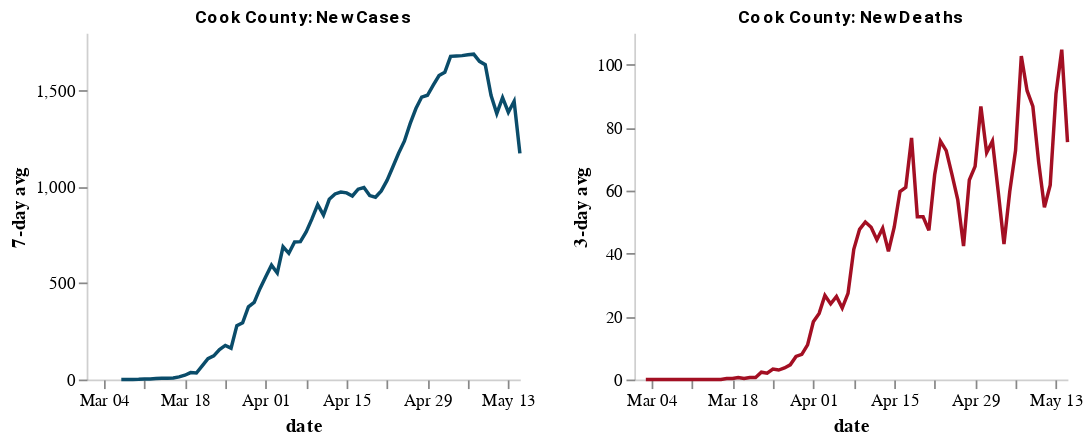

The code cell stored with this chart in its notebook:
### Markdown cell above
## County indicators for cases and deaths
* Uses the `case_indicators_county` function within `utils`
* 7-day rolling average shown for new cases
* 3-day rolling average shown for new deaths 

The function takes `COUNTY INFORMATION` and `START_DATE` as strings, and returns the charts and the dataframe used to create the chart.

`COUNTY_INFORMATION` takes form of {COUNTY_NAME, STATE_NAME} or {5-digit county FIPS code}:
* {COUNTY_NAME}: with our without " County" e.g. "Alameda County" or "Alameda"
* {STATE_NAME}: full state name or state abbreviation e.g. "California" or "CA"
* {5-DIGIT COUNTY FIPS CODE}: a [list of county FIPS found here.](https://www.nrcs.usda.gov/wps/portal/nrcs/detail/national/home/?cid=nrcs143_013697) e.g. "06075" for San Francisco

`START_DATE` takes form of M/D/YY
* M: 1-12
* D: 1-31
* YY: last 2 digits of year

### Code cell
cook = utils.case_indicators_county("Cook, Illinois", "3/1/20")
cook.head()

### Figure 1 — Vega-Lite specification as saved in the notebook (floating-point values rounded to 4 significant figures)
{"config": {"view": {"continuousWidth": 400, "continuousHeight": 300, "strokeOpacity": 0}, "axis": {"domainOpacity": 0.4, "gridOpacity": 0}, "title": {"anchor": "middle", "color": "black", "font": "Roboto", "fontSize": 10}}, "hconcat": [{"mark": "line", "encoding": {"color": {"value": "#0A4C6A"}, "x": {"type": "temporal", "field": "date", "timeUnit": "monthdate", "title": "date"}, "y": {"type": "quantitative", "field": "cases_avg7", "title": "7-day avg"}}, "height": 200, "title": "Cook County: New Cases", "width": 250}, {"mark": "line", "encoding": {"color": {"value": "#A30F23"}, "x": {"type": "temporal", "field": "date", "timeUnit": "monthdate", "title": "date"}, "y": {"type": "quantitative", "field": "deaths_avg3", "title": "3-day avg"}}, "height": 200, "title": "Cook County: New Deaths", "width": 250}], "data": {"name": "data-c464420ec74026609d08b988ae051602"}, "$schema": "https://vega.github.io/schema/vega-lite/v4.0.2.json", "datasets": {"data-c464420ec74026609d08b988ae051602": [{"county": "Cook", "state": "Illinois", "state_abbrev": "IL", "fips": "17031", "date": "2020-03-01T08:00:00+00:00", "Lat": 41.84, "Lon": -87.82, "cases": 3, "deaths": 0.0, "new_cases": 1, "new_deaths": 0.0, "cases_avg7": null, "deaths_avg3": null, "deaths_avg7": null}, {"county": "Cook", "state": "Illinois", "state_abbrev": "IL", "fips": "17031", "date": "2020-03-02T08:00:00+00:00", "Lat": 41.84, "Lon": -87.82, "cases": 4, "deaths": 0.0, "new_cases": 1, "new_deaths": 0.0, "cases_avg7": null, "deaths_avg3": null, "deaths_avg7": null}, {"county": "Cook", "state": "Illinois", "state_abbrev": "IL", "fips": "17031", "date": "2020-03-03T08:00:00+00:00", "Lat": 41.84, "Lon": -87.82, "cases": 4, "deaths": 0.0, "new_cases": 0, "new_deaths": 0.0, "cases_avg7": null, "deaths_avg3": 0.0, "deaths_avg7": null}, {"county": "Cook", "state": "Illinois", "state_abbrev": "IL", "fips": "17031", "date": "2020-03-04T08:00:00+00:00", "Lat": 41.84, "Lon": -87.82, "cases": 4, "deaths": 0.0, "new_cases": 0, "new_deaths": 0.0, "cases_avg7": null, "deaths_avg3": 0.0, "deaths_avg7": null}, {"county": "Cook", "state": "Illinois", "state_abbrev": "IL", "fips": "17031", "date": "2020-03-05T08:00:00+00:00", "Lat": 41.84, "Lon": -87.82, "cases": 5, "deaths": 0.0, "new_cases": 1, "new_deaths": 0.0, "cases_avg7": null, "deaths_avg3": 0.0, "deaths_avg7": null}, {"county": "Cook", "state": "Illinois", "state_abbrev": "IL", "fips": "17031", "date": "2020-03-06T08:00:00+00:00", "Lat": 41.84, "Lon": -87.82, "cases": 5, "deaths": 0.0, "new_cases": 0, "new_deaths": 0.0, "cases_avg7": null, "deaths_avg3": 0.0, "deaths_avg7": null}, {"county": "Cook", "state": "Illinois", "state_abbrev": "IL", "fips": "17031", "date": "2020-03-07T08:00:00+00:00", "Lat": 41.84, "Lon": -87.82, "cases": 6, "deaths": 0.0, "new_cases": 1, "new_deaths": 0.0, "cases_avg7": 0.5714, "deaths_avg3": 0.0, "deaths_avg7": 0.0}, {"county": "Cook", "state": "Illinois", "state_abbrev": "IL", "fips": "17031", "date": "2020-03-08T08:00:00+00:00", "Lat": 41.84, "Lon": -87.82, "cases": 7, "deaths": 0.0, "new_cases": 1, "new_deaths": 0.0, "cases_avg7": 0.5714, "deaths_avg3": 0.0, "deaths_avg7": 0.0}, {"county": "Cook", "state": "Illinois", "state_abbrev": "IL", "fips": "17031", "date": "2020-03-09T07:00:00+00:00", "Lat": 41.84, "Lon": -87.82, "cases": 7, "deaths": 0.0, "new_cases": 0, "new_deaths": 0.0, "cases_avg7": 0.4286, "deaths_avg3": 0.0, "deaths_avg7": 0.0}, {"county": "Cook", "state": "Illinois", "state_abbrev": "IL", "fips": "17031", "date": "2020-03-10T07:00:00+00:00", "Lat": 41.84, "Lon": -87.82, "cases": 11, "deaths": 0.0, "new_cases": 4, "new_deaths": 0.0, "cases_avg7": 1.0, "deaths_avg3": 0.0, "deaths_avg7": 0.0}, {"county": "Cook", "state": "Illinois", "state_abbrev": "IL", "fips": "17031", "date": "2020-03-11T07:00:00+00:00", "Lat": 41.84, "Lon": -87.82, "cases": 22, "deaths": 0.0, "new_cases": 11, "new_deaths": 0.0, "cases_avg7": 2.571, "deaths_avg3": 0.0, "deaths_avg7": 0.0}, {"county": "Cook", "state": "Illinois", "state_abbrev": "IL", "fips": "17031", "date": "2020-03-12T07:00:00+00:00", "Lat": 41.84, "Lon": -87.82, "cases": 27, "deaths": 0.0, "new_cases": 5, "new_deaths": 0.0, "cases_avg7": 3.143, "deaths_avg3": 0.0, "deaths_avg7": 0.0}, {"county": "Cook", "state": "Illinois", "state_abbrev": "IL", "fips": "17031", "date": "2020-03-13T07:00:00+00:00", "Lat": 41.84, "Lon": -87.82, "cases": 40, "deaths": 0.0, "new_cases": 13, "new_deaths": 0.0, "cases_avg7": 5.0, "deaths_avg3": 0.0, "deaths_avg7": 0.0}, {"county": "Cook", "state": "Illinois", "state_abbrev": "IL", "fips": "17031", "date": "2020-03-14T07:00:00+00:00", "Lat": 41.84, "Lon": -87.82, "cases": 50, "deaths": 0.0, "new_cases": 10, "new_deaths": 0.0, "cases_avg7": 6.286, "deaths_avg3": 0.0, "deaths_avg7": 0.0}, {"county": "Cook", "state": "Illinois", "state_abbrev": "IL", "fips": "17031", "date": "2020-03-15T07:00:00+00:00", "Lat": 41.84, "Lon": -87.82, "cases": 50, "deaths": 0.0, "new_cases": 0, "new_deaths": 0.0, "cases_avg7": 6.143, "deaths_avg3": 0.0, "deaths_avg7": 0.0}, {"county": "Cook", "state": "Illinois", "state_abbrev": "IL", "fips": "17031", "date": "2020-03-16T07:00:00+00:00", "Lat": 41.84, "Lon": -87.82, "cases": 62, "deaths": 0.0, "new_cases": 12, "new_deaths": 0.0, "cases_avg7": 7.857, "deaths_avg3": 0.0, "deaths_avg7": 0.0}, {"county": "Cook", "state": "Illinois", "state_abbrev": "IL", "fips": "17031", "date": "2020-03-17T07:00:00+00:00", "Lat": 41.84, "Lon": -87.82, "cases": 107, "deaths": 1.0, "new_cases": 45, "new_deaths": 1.0, "cases_avg7": 13.71, "deaths_avg3": 0.3333, "deaths_avg7": 0.1429}, {"county": "Cook", "state": "Illinois", "state_abbrev": "IL", "fips": "17031", "date": "2020-03-18T07:00:00+00:00", "Lat": 41.84, "Lon": -87.82, "cases": 178, "deaths": 1.0, "new_cases": 71, "new_deaths": 0.0, "cases_avg7": 22.29, "deaths_avg3": 0.3333, "deaths_avg7": 0.1429}, {"county": "Cook", "state": "Illinois", "state_abbrev": "IL", "fips": "17031", "date": "2020-03-19T07:00:00+00:00", "Lat": 41.84, "Lon": -87.82, "cases": 278, "deaths": 2.0, "new_cases": 100, "new_deaths": 1.0, "cases_avg7": 35.86, "deaths_avg3": 0.6667, "deaths_avg7": 0.2857}, {"county": "Cook", "state": "Illinois", "state_abbrev": "IL", "fips": "17031", "date": "2020-03-20T07:00:00+00:00", "Lat": 41.84, "Lon": -87.82, "cases": 278, "deaths": 2.0, "new_cases": 0, "new_deaths": 0.0, "cases_avg7": 34.0, "deaths_avg3": 0.3333, "deaths_avg7": 0.2857}, {"county": "Cook", "state": "Illinois", "state_abbrev": "IL", "fips": "17031", "date": "2020-03-21T07:00:00+00:00", "Lat": 41.84, "Lon": -87.82, "cases": 548, "deaths": 3.0, "new_cases": 270, "new_deaths": 1.0, "cases_avg7": 71.14, "deaths_avg3": 0.6667, "deaths_avg7": 0.4286}, {"county": "Cook", "state": "Illinois", "state_abbrev": "IL", "fips": "17031", "date": "2020-03-22T07:00:00+00:00", "Lat": 41.84, "Lon": -87.82, "cases": 805, "deaths": 4.0, "new_cases": 257, "new_deaths": 1.0, "cases_avg7": 107.9, "deaths_avg3": 0.6667, "deaths_avg7": 0.5714}, {"county": "Cook", "state": "Illinois", "state_abbrev": "IL", "fips": "17031", "date": "2020-03-23T07:00:00+00:00", "Lat": 41.84, "Lon": -87.82, "cases": 922, "deaths": 9.0, "new_cases": 117, "new_deaths": 5.0, "cases_avg7": 122.9, "deaths_avg3": 2.333, "deaths_avg7": 1.286}, {"county": "Cook", "state": "Illinois", "state_abbrev": "IL", "fips": "17031", "date": "2020-03-24T07:00:00+00:00", "Lat": 41.84, "Lon": -87.82, "cases": 1194, "deaths": 9.0, "new_cases": 272, "new_deaths": 0.0, "cases_avg7": 155.3, "deaths_avg3": 2.0, "deaths_avg7": 1.143}, {"county": "Cook", "state": "Illinois", "state_abbrev": "IL", "fips": "17031", "date": "2020-03-25T07:00:00+00:00", "Lat": 41.84, "Lon": -87.82, "cases": 1418, "deaths": 14.0, "new_cases": 224, "new_deaths": 5.0, "cases_avg7": 177.1, "deaths_avg3": 3.333, "deaths_avg7": 1.857}, {"county": "Cook", "state": "Illinois", "state_abbrev": "IL", "fips": "17031", "date": "2020-03-26T07:00:00+00:00", "Lat": 41.84, "Lon": -87.82, "cases": 1418, "deaths": 18.0, "new_cases": 0, "new_deaths": 4.0, "cases_avg7": 162.9, "deaths_avg3": 3.0, "deaths_avg7": 2.286}, {"county": "Cook", "state": "Illinois", "state_abbrev": "IL", "fips": "17031", "date": "2020-03-27T07:00:00+00:00", "Lat": 41.84, "Lon": -87.82, "cases": 2239, "deaths": 20.0, "new_cases": 821, "new_deaths": 2.0, "cases_avg7": 280.1, "deaths_avg3": 3.667, "deaths_avg7": 2.571}, {"county": "Cook", "state": "Illinois", "state_abbrev": "IL", "fips": "17031", "date": "2020-03-28T07:00:00+00:00", "Lat": 41.84, "Lon": -87.82, "cases": 2613, "deaths": 28.0, "new_cases": 374, "new_deaths": 8.0, "cases_avg7": 295.0, "deaths_avg3": 4.667, "deaths_avg7": 3.571}, {"county": "Cook", "state": "Illinois", "state_abbrev": "IL", "fips": "17031", "date": "2020-03-29T07:00:00+00:00", "Lat": 41.84, "Lon": -87.82, "cases": 3445, "deaths": 40.0, "new_cases": 832, "new_deaths": 12.0, "cases_avg7": 377.1, "deaths_avg3": 7.333, "deaths_avg7": 5.143}, {"county": "Cook", "state": "Illinois", "state_abbrev": "IL", "fips": "17031", "date": "2020-03-30T07:00:00+00:00", "Lat": 41.84, "Lon": -87.82, "cases": 3727, "deaths": 44.0, "new_cases": 282, "new_deaths": 4.0, "cases_avg7": 400.7, "deaths_avg3": 8.0, "deaths_avg7": 5.0}, {"county": "Cook", "state": "Illinois", "state_abbrev": "IL", "fips": "17031", "date": "2020-03-31T07:00:00+00:00", "Lat": 41.84, "Lon": -87.82, "cases": 4496, "deaths": 61.0, "new_cases": 769, "new_deaths": 17.0, "cases_avg7": 471.7, "deaths_avg3": 11.0, "deaths_avg7": 7.429}, {"county": "Cook", "state": "Illinois", "state_abbrev": "IL", "fips": "17031", "date": "2020-04-01T07:00:00+00:00", "Lat": 41.84, "Lon": -87.82, "cases": 5152, "deaths": 95.0, "new_cases": 656, "new_deaths": 34.0, "cases_avg7": 533.4, "deaths_avg3": 18.33, "deaths_avg7": 11.57}, {"county": "Cook", "state": "Illinois", "state_abbrev": "IL", "fips": "17031", "date": "2020-04-02T07:00:00+00:00", "Lat": 41.84, "Lon": -87.82, "cases": 5575, "deaths": 107.0, "new_cases": 423, "new_deaths": 12.0, "cases_avg7": 593.9, "deaths_avg3": 21.0, "deaths_avg7": 12.71}, {"county": "Cook", "state": "Illinois", "state_abbrev": "IL", "fips": "17031", "date": "2020-04-03T07:00:00+00:00", "Lat": 41.84, "Lon": -87.82, "cases": 6111, "deaths": 141.0, "new_cases": 536, "new_deaths": 34.0, "cases_avg7": 553.1, "deaths_avg3": 26.67, "deaths_avg7": 17.29}, {"county": "Cook", "state": "Illinois", "state_abbrev": "IL", "fips": "17031", "date": "2020-04-04T07:00:00+00:00", "Lat": 41.84, "Lon": -87.82, "cases": 7439, "deaths": 167.0, "new_cases": 1328, "new_deaths": 26.0, "cases_avg7": 689.4, "deaths_avg3": 24.0, "deaths_avg7": 19.86}, {"county": "Cook", "state": "Illinois", "state_abbrev": "IL", "fips": "17031", "date": "2020-04-05T07:00:00+00:00", "Lat": 41.84, "Lon": -87.82, "cases": 8034, "deaths": 186.0, "new_cases": 595, "new_deaths": 19.0, "cases_avg7": 655.6, "deaths_avg3": 26.33, "deaths_avg7": 20.86}, {"county": "Cook", "state": "Illinois", "state_abbrev": "IL", "fips": "17031", "date": "2020-04-06T07:00:00+00:00", "Lat": 41.84, "Lon": -87.82, "cases": 8728, "deaths": 209.0, "new_cases": 694, "new_deaths": 23.0, "cases_avg7": 714.4, "deaths_avg3": 22.67, "deaths_avg7": 23.57}, {"county": "Cook", "state": "Illinois", "state_abbrev": "IL", "fips": "17031", "date": "2020-04-07T07:00:00+00:00", "Lat": 41.84, "Lon": -87.82, "cases": 9509, "deaths": 249.0, "new_cases": 781, "new_deaths": 40.0, "cases_avg7": 716.1, "deaths_avg3": 27.33, "deaths_avg7": 26.86}, {"county": "Cook", "state": "Illinois", "state_abbrev": "IL", "fips": "17031", "date": "2020-04-08T07:00:00+00:00", "Lat": 41.84, "Lon": -87.82, "cases": 10520, "deaths": 310.0, "new_cases": 1011, "new_deaths": 61.0, "cases_avg7": 766.9, "deaths_avg3": 41.33, "deaths_avg7": 30.71}, {"county": "Cook", "state": "Illinois", "state_abbrev": "IL", "fips": "17031", "date": "2020-04-09T07:00:00+00:00", "Lat": 41.84, "Lon": -87.82, "cases": 11415, "deaths": 352.0, "new_cases": 895, "new_deaths": 42.0, "cases_avg7": 834.3, "deaths_avg3": 47.67, "deaths_avg7": 35.0}, {"county": "Cook", "state": "Illinois", "state_abbrev": "IL", "fips": "17031", "date": "2020-04-10T07:00:00+00:00", "Lat": 41.84, "Lon": -87.82, "cases": 12472, "deaths": 399.0, "new_cases": 1057, "new_deaths": 47.0, "cases_avg7": 908.7, "deaths_avg3": 50.0, "deaths_avg7": 36.86}, {"county": "Cook", "state": "Illinois", "state_abbrev": "IL", "fips": "17031", "date": "2020-04-11T07:00:00+00:00", "Lat": 41.84, "Lon": -87.82, "cases": 13417, "deaths": 455.0, "new_cases": 945, "new_deaths": 56.0, "cases_avg7": 854.0, "deaths_avg3": 48.33, "deaths_avg7": 41.14}, {"county": "Cook", "state": "Illinois", "state_abbrev": "IL", "fips": "17031", "date": "2020-04-12T07:00:00+00:00", "Lat": 41.84, "Lon": -87.82, "cases": 14585, "deaths": 485.0, "new_cases": 1168, "new_deaths": 30.0, "cases_avg7": 935.9, "deaths_avg3": 44.33, "deaths_avg7": 42.71}, {"county": "Cook", "state": "Illinois", "state_abbrev": "IL", "fips": "17031", "date": "2020-04-13T07:00:00+00:00", "Lat": 41.84, "Lon": -87.82, "cases": 15474, "deaths": 543.0, "new_cases": 889, "new_deaths": 58.0, "cases_avg7": 963.7, "deaths_avg3": 48.0, "deaths_avg7": 47.71}, {"county": "Cook", "state": "Illinois", "state_abbrev": "IL", "fips": "17031", "date": "2020-04-14T07:00:00+00:00", "Lat": 41.84, "Lon": -87.82, "cases": 16323, "deaths": 577.0, "new_cases": 849, "new_deaths": 34.0, "cases_avg7": 973.4, "deaths_avg3": 40.67, "deaths_avg7": 46.86}, {"county": "Cook", "state": "Illinois", "state_abbrev": "IL", "fips": "17031", "date": "2020-04-15T07:00:00+00:00", "Lat": 41.84, "Lon": -87.82, "cases": 17306, "deaths": 630.0, "new_cases": 983, "new_deaths": 53.0, "cases_avg7": 969.4, "deaths_avg3": 48.33, "deaths_avg7": 45.71}, {"county": "Cook", "state": "Illinois", "state_abbrev": "IL", "fips": "17031", "date": "2020-04-16T07:00:00+00:00", "Lat": 41.84, "Lon": -87.82, "cases": 18087, "deaths": 722.0, "new_cases": 781, "new_deaths": 92.0, "cases_avg7": 953.1, "deaths_avg3": 59.67, "deaths_avg7": 52.86}, {"county": "Cook", "state": "Illinois", "state_abbrev": "IL", "fips": "17031", "date": "2020-04-17T07:00:00+00:00", "Lat": 41.84, "Lon": -87.82, "cases": 19391, "deaths": 760.0, "new_cases": 1304, "new_deaths": 38.0, "cases_avg7": 988.4, "deaths_avg3": 61.0, "deaths_avg7": 51.57}, {"county": "Cook", "state": "Illinois", "state_abbrev": "IL", "fips": "17031", "date": "2020-04-18T07:00:00+00:00", "Lat": 41.84, "Lon": -87.82, "cases": 20395, "deaths": 860.0, "new_cases": 1004, "new_deaths": 100.0, "cases_avg7": 996.9, "deaths_avg3": 76.67, "deaths_avg7": 57.86}, {"county": "Cook", "state": "Illinois", "state_abbrev": "IL", "fips": "17031", "date": "2020-04-19T07:00:00+00:00", "Lat": 41.84, "Lon": -87.82, "cases": 21272, "deaths": 877.0, "new_cases": 877, "new_deaths": 17.0, "cases_avg7": 955.3, "deaths_avg3": 51.67, "deaths_avg7": 56.0}, {"county": "Cook", "state": "Illinois", "state_abbrev": "IL", "fips": "17031", "date": "2020-04-20T07:00:00+00:00", "Lat": 41.84, "Lon": -87.82, "cases": 22101, "deaths": 915.0, "new_cases": 829, "new_deaths": 38.0, "cases_avg7": 946.7, "deaths_avg3": 51.67, "deaths_avg7": 53.14}, {"county": "Cook", "state": "Illinois", "state_abbrev": "IL", "fips": "17031", "date": "2020-04-21T07:00:00+00:00", "Lat": 41.84, "Lon": -87.82, "cases": 23181, "deaths": 1002.0, "new_cases": 1080, "new_deaths": 87.0, "cases_avg7": 979.7, "deaths_avg3": 47.33, "deaths_avg7": 60.71}, {"county": "Cook", "state": "Illinois", "state_abbrev": "IL", "fips": "17031", "date": "2020-04-22T07:00:00+00:00", "Lat": 41.84, "Lon": -87.82, "cases": 24546, "deaths": 1072.0, "new_cases": 1365, "new_deaths": 70.0, "cases_avg7": 1034.0, "deaths_avg3": 65.0, "deaths_avg7": 63.14}, {"county": "Cook", "state": "Illinois", "state_abbrev": "IL", "fips": "17031", "date": "2020-04-23T07:00:00+00:00", "Lat": 41.84, "Lon": -87.82, "cases": 25811, "deaths": 1142.0, "new_cases": 1265, "new_deaths": 70.0, "cases_avg7": 1103.0, "deaths_avg3": 75.67, "deaths_avg7": 60.0}, {"county": "Cook", "state": "Illinois", "state_abbrev": "IL", "fips": "17031", "date": "2020-04-24T07:00:00+00:00", "Lat": 41.84, "Lon": -87.82, "cases": 27616, "deaths": 1220.0, "new_cases": 1805, "new_deaths": 78.0, "cases_avg7": 1175.0, "deaths_avg3": 72.67, "deaths_avg7": 65.71}, {"county": "Cook", "state": "Illinois", "state_abbrev": "IL", "fips": "17031", "date": "2020-04-25T07:00:00+00:00", "Lat": 41.84, "Lon": -87.82, "cases": 29058, "deaths": 1267.0, "new_cases": 1442, "new_deaths": 47.0, "cases_avg7": 1238.0, "deaths_avg3": 65.0, "deaths_avg7": 58.14}, {"county": "Cook", "state": "Illinois", "state_abbrev": "IL", "fips": "17031", "date": "2020-04-26T07:00:00+00:00", "Lat": 41.84, "Lon": -87.82, "cases": 30574, "deaths": 1313.0, "new_cases": 1516, "new_deaths": 46.0, "cases_avg7": 1329.0, "deaths_avg3": 57.0, "deaths_avg7": 62.29}, {"county": "Cook", "state": "Illinois", "state_abbrev": "IL", "fips": "17031", "date": "2020-04-27T07:00:00+00:00", "Lat": 41.84, "Lon": -87.82, "cases": 31953, "deaths": 1347.0, "new_cases": 1379, "new_deaths": 34.0, "cases_avg7": 1407.0, "deaths_avg3": 42.33, "deaths_avg7": 61.71}, {"county": "Cook", "state": "Illinois", "state_abbrev": "IL", "fips": "17031", "date": "2020-04-28T07:00:00+00:00", "Lat": 41.84, "Lon": -87.82, "cases": 33449, "deaths": 1457.0, "new_cases": 1496, "new_deaths": 110.0, "cases_avg7": 1467.0, "deaths_avg3": 63.33, "deaths_avg7": 65.0}, {"county": "Cook", "state": "Illinois", "state_abbrev": "IL", "fips": "17031", "date": "2020-04-29T07:00:00+00:00", "Lat": 41.84, "Lon": -87.82, "cases": 34880, "deaths": 1516.0, "new_cases": 1431, "new_deaths": 59.0, "cases_avg7": 1476.0, "deaths_avg3": 67.67, "deaths_avg7": 63.43}, {"county": "Cook", "state": "Illinois", "state_abbrev": "IL", "fips": "17031", "date": "2020-04-30T07:00:00+00:00", "Lat": 41.84, "Lon": -87.82, "cases": 36513, "deaths": 1607.0, "new_cases": 1633, "new_deaths": 91.0, "cases_avg7": 1529.0, "deaths_avg3": 86.67, "deaths_avg7": 66.43}, {"county": "Cook", "state": "Illinois", "state_abbrev": "IL", "fips": "17031", "date": "2020-05-01T07:00:00+00:00", "Lat": 41.84, "Lon": -87.82, "cases": 38668, "deaths": 1673.0, "new_cases": 2155, "new_deaths": 66.0, "cases_avg7": 1579.0, "deaths_avg3": 72.0, "deaths_avg7": 64.71}, {"county": "Cook", "state": "Illinois", "state_abbrev": "IL", "fips": "17031", "date": "2020-05-02T07:00:00+00:00", "Lat": 41.84, "Lon": -87.82, "cases": 40227, "deaths": 1743.0, "new_cases": 1559, "new_deaths": 70.0, "cases_avg7": 1596.0, "deaths_avg3": 75.67, "deaths_avg7": 68.0}, {"county": "Cook", "state": "Illinois", "state_abbrev": "IL", "fips": "17031", "date": "2020-05-03T07:00:00+00:00", "Lat": 41.84, "Lon": -87.82, "cases": 42324, "deaths": 1786.0, "new_cases": 2097, "new_deaths": 43.0, "cases_avg7": 1679.0, "deaths_avg3": 59.67, "deaths_avg7": 67.57}, {"county": "Cook", "state": "Illinois", "state_abbrev": "IL", "fips": "17031", "date": "2020-05-04T07:00:00+00:00", "Lat": 41.84, "Lon": -87.82, "cases": 43715, "deaths": 1802.0, "new_cases": 1391, "new_deaths": 16.0, "cases_avg7": 1680.0, "deaths_avg3": 43.0, "deaths_avg7": 65.0}, {"county": "Cook", "state": "Illinois", "state_abbrev": "IL", "fips": "17031", "date": "2020-05-05T07:00:00+00:00", "Lat": 41.84, "Lon": -87.82, "cases": 45223, "deaths": 1922.0, "new_cases": 1508, "new_deaths": 120.0, "cases_avg7": 1682.0, "deaths_avg3": 59.67, "deaths_avg7": 66.43}, {"county": "Cook", "state": "Illinois", "state_abbrev": "IL", "fips": "17031", "date": "2020-05-06T07:00:00+00:00", "Lat": 41.84, "Lon": -87.82, "cases": 46689, "deaths": 2004.0, "new_cases": 1466, "new_deaths": 82.0, "cases_avg7": 1687.0, "deaths_avg3": 72.67, "deaths_avg7": 69.71}, {"county": "Cook", "state": "Illinois", "state_abbrev": "IL", "fips": "17031", "date": "2020-05-07T07:00:00+00:00", "Lat": 41.84, "Lon": -87.82, "cases": 48341, "deaths": 2110.0, "new_cases": 1652, "new_deaths": 106.0, "cases_avg7": 1690.0, "deaths_avg3": 102.7, "deaths_avg7": 71.86}, {"county": "Cook", "state": "Illinois", "state_abbrev": "IL", "fips": "17031", "date": "2020-05-08T07:00:00+00:00", "Lat": 41.84, "Lon": -87.82, "cases": 50236, "deaths": 2197.0, "new_cases": 1895, "new_deaths": 87.0, "cases_avg7": 1653.0, "deaths_avg3": 91.67, "deaths_avg7": 74.86}, {"county": "Cook", "state": "Illinois", "state_abbrev": "IL", "fips": "17031", "date": "2020-05-09T07:00:00+00:00", "Lat": 41.84, "Lon": -87.82, "cases": 51674, "deaths": 2264.0, "new_cases": 1438, "new_deaths": 67.0, "cases_avg7": 1635.0, "deaths_avg3": 86.67, "deaths_avg7": 74.43}, {"county": "Cook", "state": "Illinois", "state_abbrev": "IL", "fips": "17031", "date": "2020-05-10T07:00:00+00:00", "Lat": 41.84, "Lon": -87.82, "cases": 52655, "deaths": 2317.0, "new_cases": 981, "new_deaths": 53.0, "cases_avg7": 1476.0, "deaths_avg3": 69.0, "deaths_avg7": 75.86}, {"county": "Cook", "state": "Illinois", "state_abbrev": "IL", "fips": "17031", "date": "2020-05-11T07:00:00+00:00", "Lat": 41.84, "Lon": -87.82, "cases": 53381, "deaths": 2361.0, "new_cases": 726, "new_deaths": 44.0, "cases_avg7": 1381.0, "deaths_avg3": 54.67, "deaths_avg7": 79.86}, {"county": "Cook", "state": "Illinois", "state_abbrev": "IL", "fips": "17031", "date": "2020-05-12T07:00:00+00:00", "Lat": 41.84, "Lon": -87.82, "cases": 55470, "deaths": 2449.0, "new_cases": 2089, "new_deaths": 88.0, "cases_avg7": 1464.0, "deaths_avg3": 61.67, "deaths_avg7": 75.29}, {"county": "Cook", "state": "Illinois", "state_abbrev": "IL", "fips": "17031", "date": "2020-05-13T07:00:00+00:00", "Lat": 41.84, "Lon": -87.82, "cases": 56406, "deaths": 2589.0, "new_cases": 936, "new_deaths": 140.0, "cases_avg7": 1388.0, "deaths_avg3": 90.67, "deaths_avg7": 83.57}, {"county": "Cook", "state": "Illinois", "state_abbrev": "IL", "fips": "17031", "date": "2020-05-14T07:00:00+00:00", "Lat": 41.84, "Lon": -87.82, "cases": 58457, "deaths": 2675.0, "new_cases": 2051, "new_deaths": 86.0, "cases_avg7": 1445.0, "deaths_avg3": 104.7, "deaths_avg7": 80.71}, {"county": "Cook", "state": "Illinois", "state_abbrev": "IL", "fips": "17031", "date": "2020-05-15T07:00:00+00:00", "Lat": 41.84, "Lon": -87.82, "cases": 58457, "deaths": 2675.0, "new_cases": 0, "new_deaths": 0.0, "cases_avg7": 1174.0, "deaths_avg3": 75.33, "deaths_avg7": 68.29}]}}
